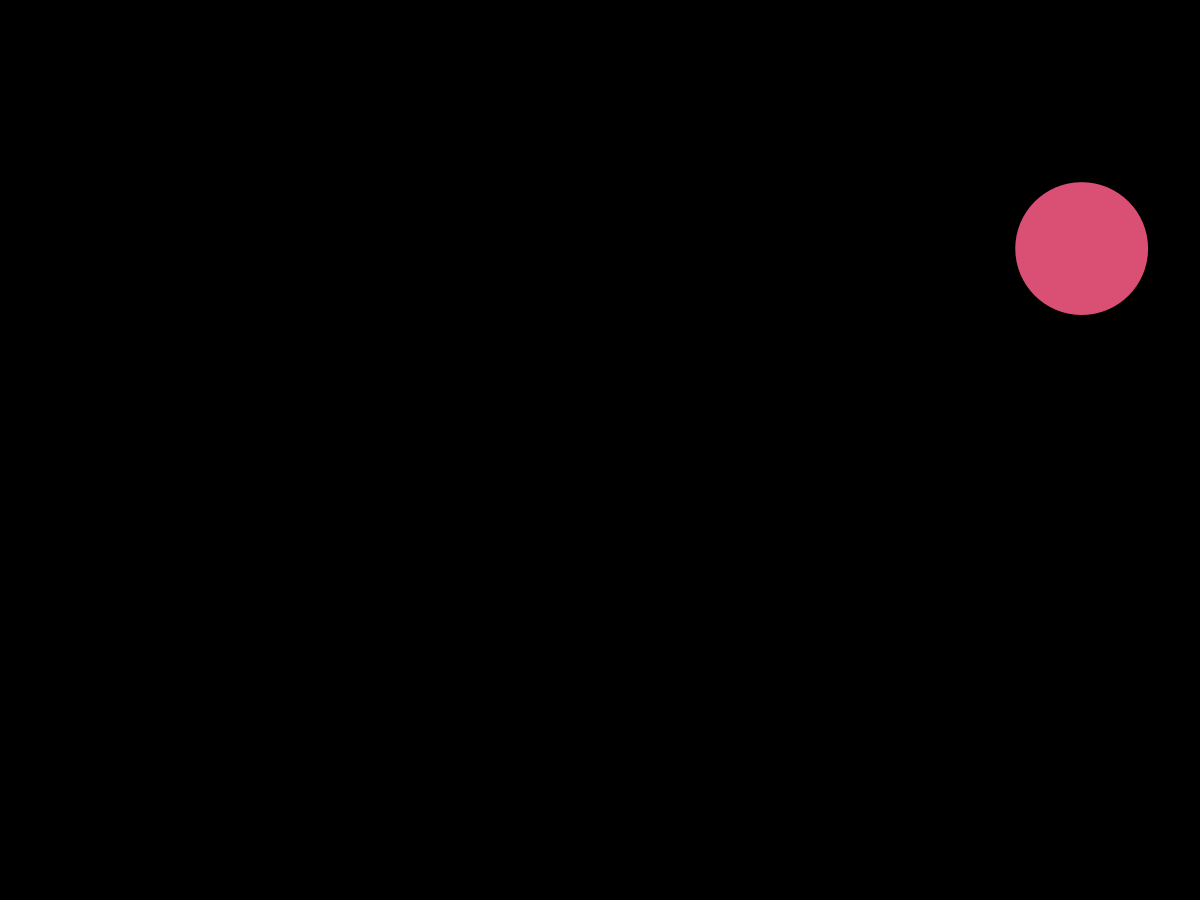
Frame 1 (no input)
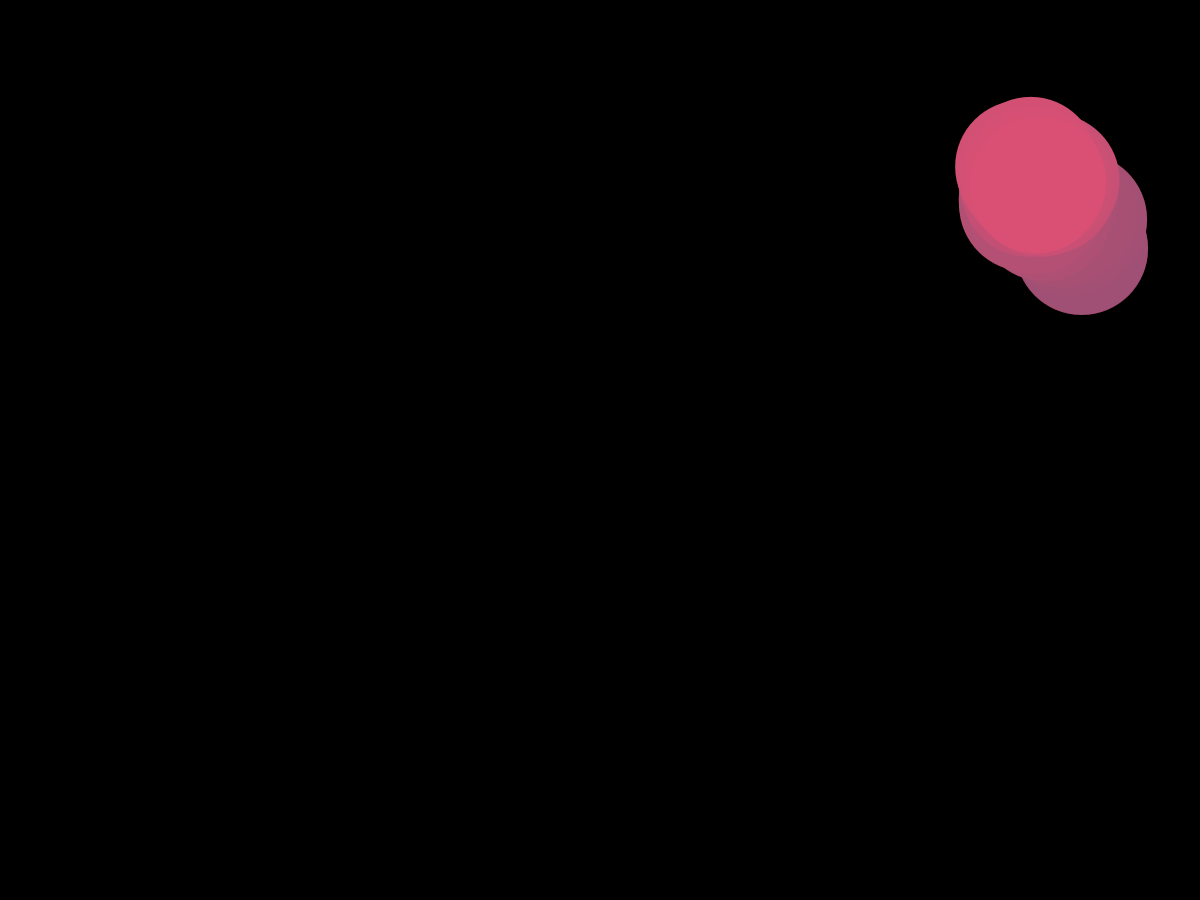
Frame 60 (the mouse pressed at the canvas centre just before this capture)
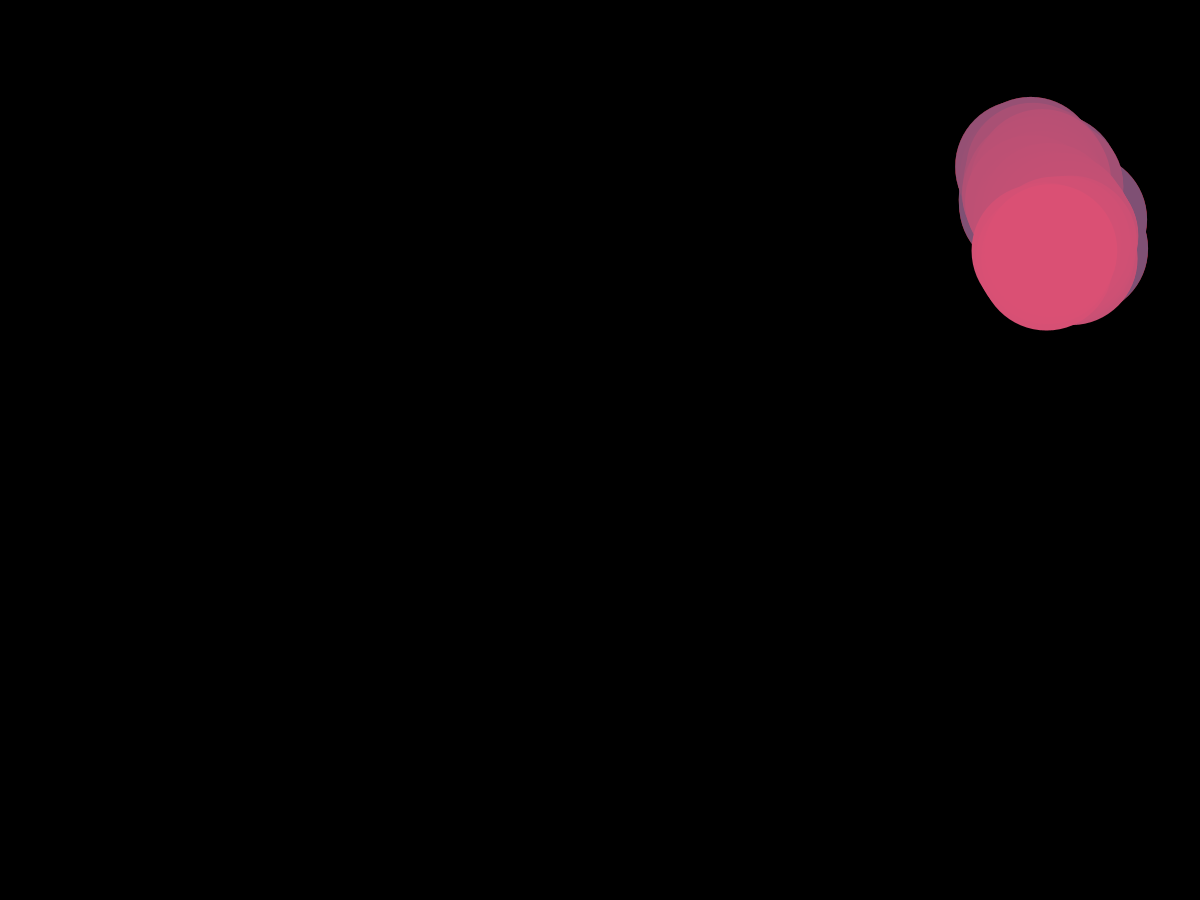
Frame 120 (the mouse held since frame 60 and released just before this capture)

The Processing sketch that drew these frames (run headless with seeded random() and noise(); from frame 60 on, the mouse is pressed at the canvas centre):

// Processing sketch: jitters
// ── jitters.pde
float circleX;
float circleY;
float circleSize;
float circleSpeed;
float r;
float g;
float b;
float lifeSpan;
float alive;

void jitter() {
  circleSize = random(10, 200);
  circleSpeed = random(2, circleSize/4);
  circleX = random(circleSize/2, width-(circleSize/2));
  circleY = random(circleSize/2, height-(circleSize/2));
  r = random(255);
  g = random(255);
  b = random(255);
  lifeSpan = random(100, 600);
  alive = 0;
}

void mouseClicked () {
  jitter();
}

void setup() {
  //fullScreen();
  size(1200,900);
  background(0);
  jitter();
}

void draw() {
  stroke(0, 0);
  fill(10, 1);
  rect(0, 0, width, height);

  stroke(0, 0);
  fill(r, g, b);
  ellipse(circleX, circleY, circleSize, circleSize);

  alive++;

  if (alive > lifeSpan) {
    jitter();
  }

  if (circleX > width-(circleSize/2)) {
    circleX = circleX - circleSpeed;
  } else if (circleX < 0+(circleSize/2)) {
    circleX = circleX + circleSpeed;
  } else if (circleY < 0+(circleSize/2)) {
    circleY = circleY + circleSpeed;
  } else if (circleY > height-(circleSize/2)) {
    circleY = circleY - circleSpeed;
  } else {
    circleX = circleX + random(-circleSpeed, circleSpeed);
    circleY = circleY + random(-circleSpeed, circleSpeed);
  }
  
  delay(100);
}
